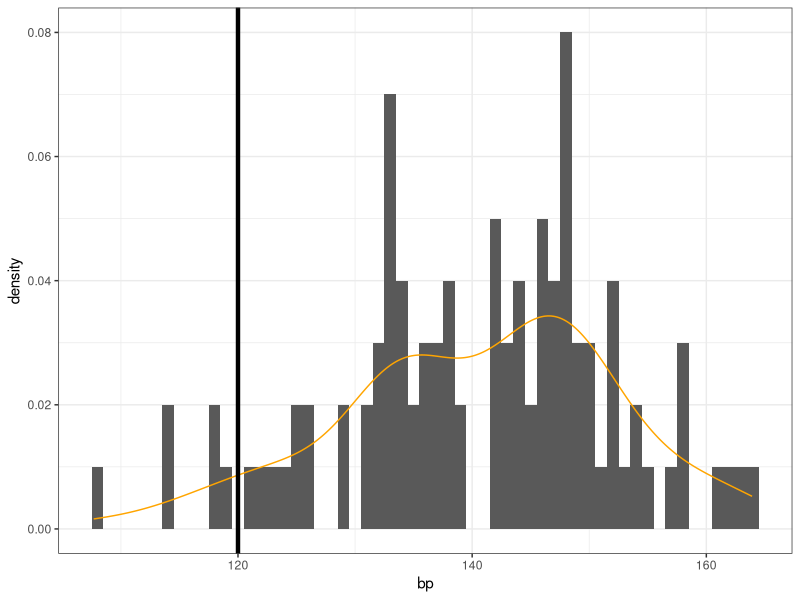

This figure's R source:
## ---- chunk 1
library(tidyverse)
## ---- chunk 2
# creating a sample data set, patients will have a mean RR of 160 mmHg and a SD of 10 mmHg
sample_data <- data.frame(id = 1:100,
                          bp = rnorm(n = 100, mean = 140, sd = 10))

# the blood pressure of the sample_data group is statistially higher than 120 mmHg
# To see such a big difference is highly unlikley by chance would have a p-value < 2.2e-16
t.test(x = sample_data$bp, mu = 120)

sample_data %>% 
    ggplot(aes(x = bp, after_stat(density))) +
    geom_histogram(binwidth = 1) +
    theme_bw() +
    geom_density(color = "orange") + 
    geom_vline(xintercept = 120, linewidth = 1.5)

sample_A <- sample_data %>% 
    filter(id %in% 1:50)

sample_B <- sample_data %>% 
    filter(id %in% 51:100) %>% 
    mutate(bp = bp - 10)

t.test(x = sample_A$bp, y = sample_B$bp)
